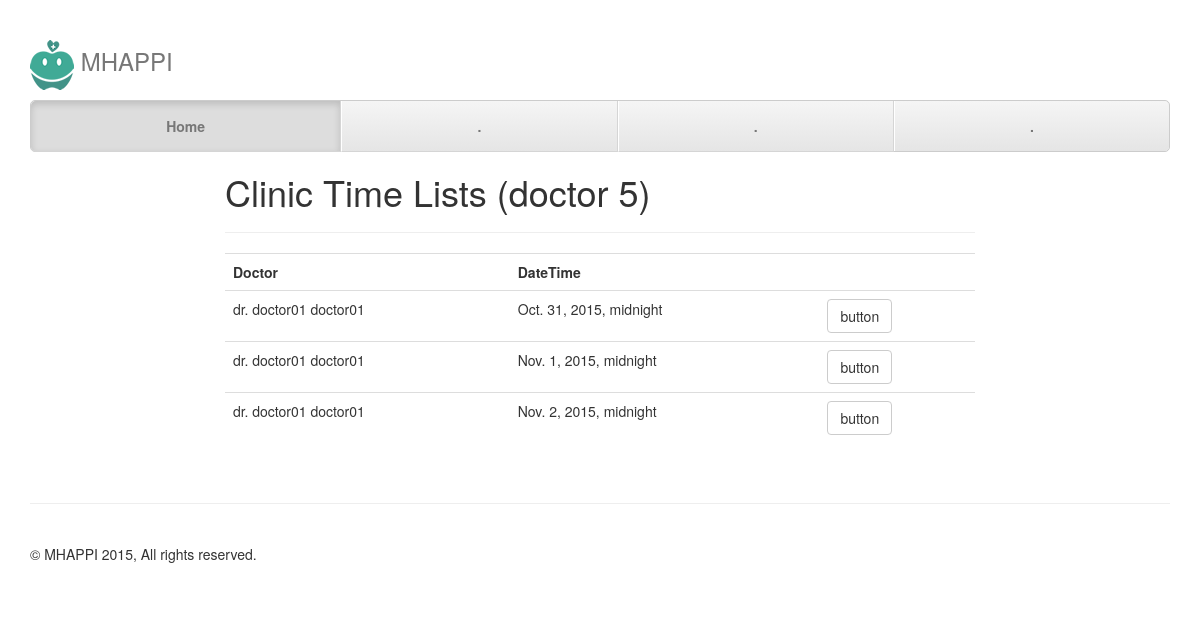
The page /list_clinic_time/5/ on the database its author committed.
### apps/appointment/models.py (models this page shows, shortened)
class ClinicTime(models.Model):
	officer = models.ForeignKey('authentication.Officer')
	clinic_datetime = models.DateTimeField()
	clinic_status = models.SmallIntegerField()

### apps/authentication/models.py (models this page shows, shortened)
class Officer(models.Model):
	GENDER_CHOICES = (
		(1, "Male"),
		(2, "Female"),
		(3, "Others"),
	)
	POSITION_CHOICES = (
		(1, "Staff"),
		(2, "Doctor"),
		(3, "Nurse"),
		(4, "Pharmacist"),
	)
	user = models.ForeignKey(User, default = 0)
	hospital_id = models.CharField(max_length = 20)
	national_id = models.CharField(max_length = 20)
	prefix_name = models.CharField(max_length = 200)
	first_name = models.CharField(max_length = 200)
	last_name = models.CharField(max_length = 200)
	gender = models.IntegerField(choices = GENDER_CHOICES)
	birthdate = models.DateField()
	address = models.CharField(max_length = 500)
	phone = models.CharField(max_length = 200)
	email = models.CharField(max_length = 200)
	specialist = models.CharField(max_length = 200)
	position = models.IntegerField(choices = POSITION_CHOICES, default = 1)

### apps/appointment/views.py (the view)
# urls.py: url(r'^list_clinic_time/([0-9]+)/$', appo_view.list_clinic_time, name='list_clinic_time'),
def list_clinic_time(request, did):
    clinic_times = ClinicTime.objects.filter(officer_id=did)
    data = {
        'clinic_times' : clinic_times,
        'doctor_id' : did,
    }
    return render(request, 'list_clinic_time.html', data)

### apps/appointment/templates/list_clinic_time.html
{% extends "base.html" %}
{% block main %}
    <div id="login" class="row">
        <div class="col-md-8 col-md-offset-2">
            <h1>Clinic Time Lists (doctor {{ doctor_id }})</h1>
            <hr/>
            <table class="table">
            	<tr>
            		<th>Doctor</th>
            		<th>DateTime</th>
            		<th></th>
            	</tr>
            	{% for clinic_time in clinic_times %}
            	<tr>
            		<td>dr. {{ clinic_time.officer.first_name }} {{ clinic_time.officer.first_name }}</td>
            		<td>{{ clinic_time.clinic_datetime }}</td>
            		<td>
            			<a class="btn btn-default" href="#">button</a>
            		</td>
            	</tr>
            	{% endfor %}
            </table>
        </div>
    </div>
{% endblock %}

### static/css/justified-nav.css (style rules this page uses)
body { padding-top: 20px; }

### rows shown on the page
ClinicTime: officer.first_name "doctor01", clinic_datetime "Oct. 31, 2015, midnight"
ClinicTime: officer.first_name "doctor01", clinic_datetime "Nov. 1, 2015, midnight"
ClinicTime: officer.first_name "doctor01", clinic_datetime "Nov. 2, 2015, midnight"

### other values the page prints
{{ doctor_id }} "5"
